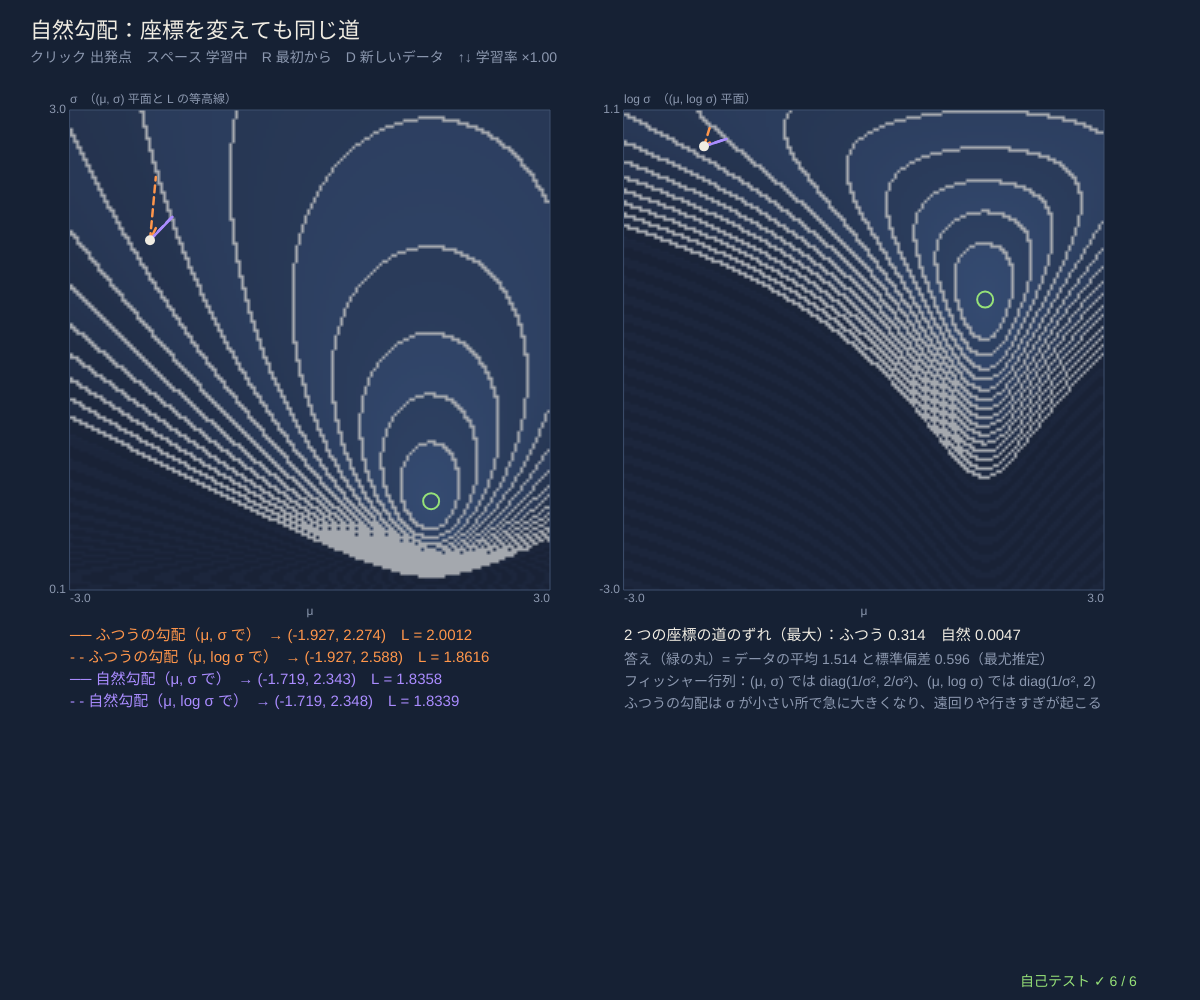
Frame 1 (no input)
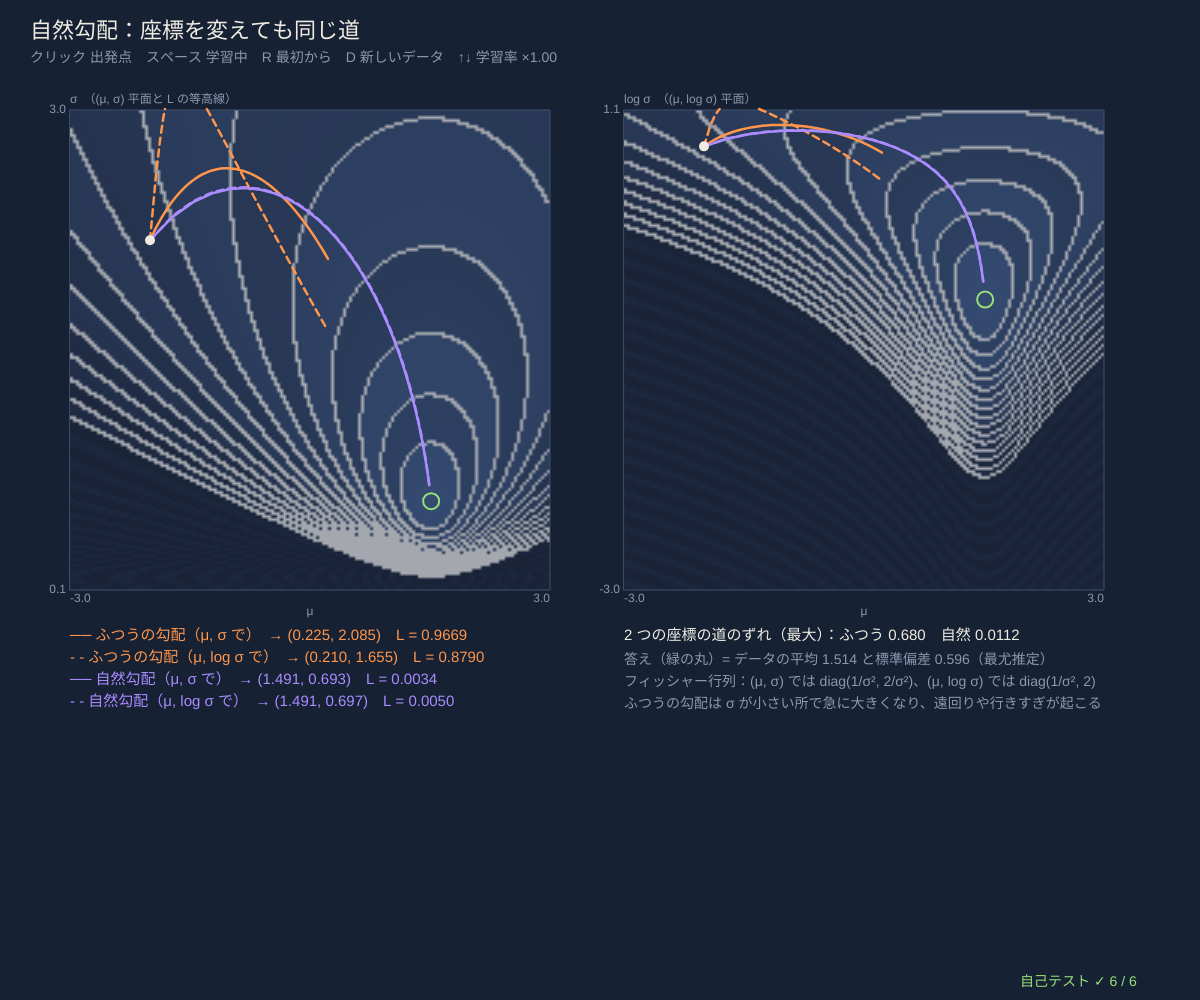
Frame 60 (no input)
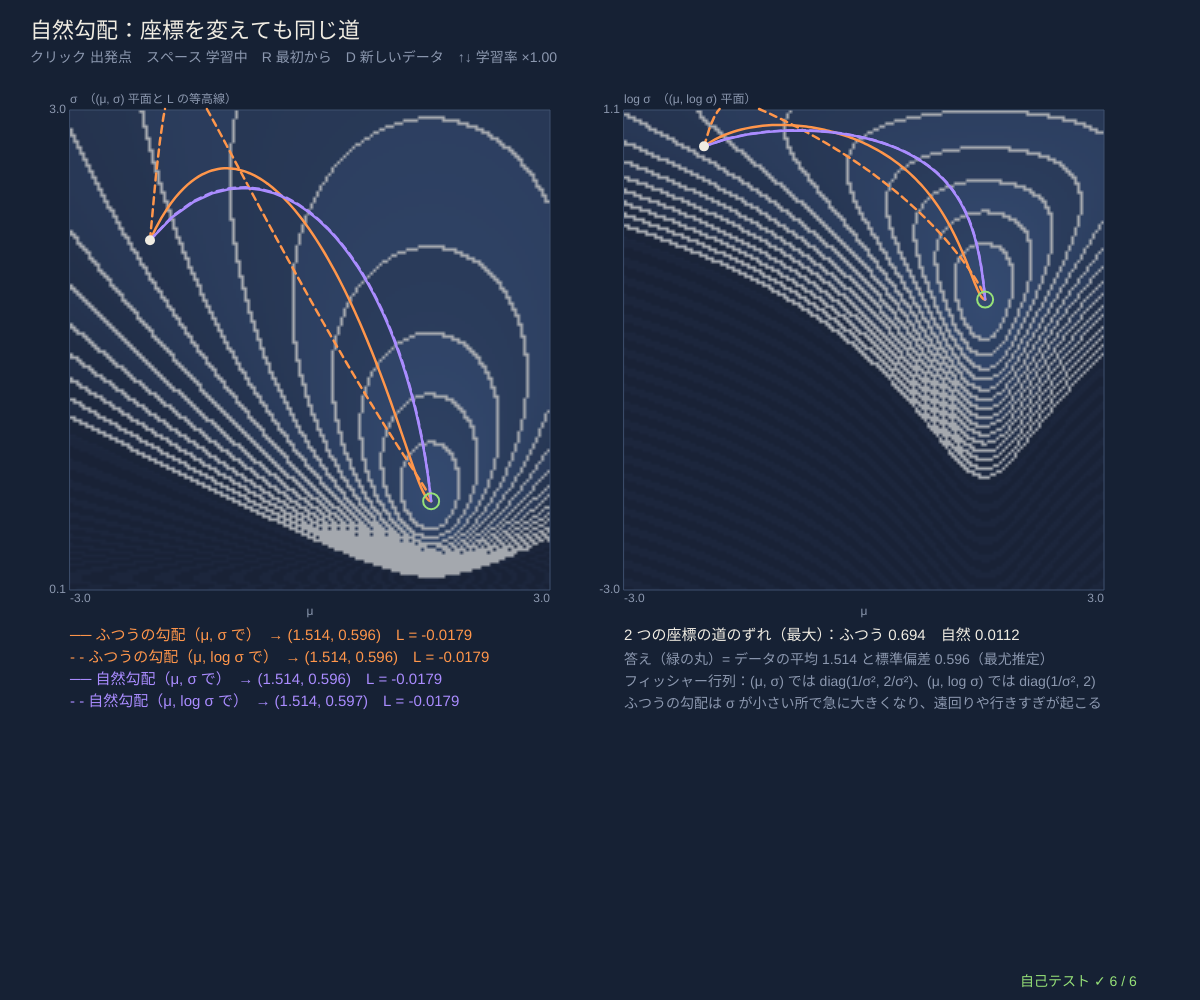
Frame 120 (the mouse pressed at the canvas centre since frame 60)

The p5.js sketch that drew these frames (run headless with seeded random() and noise() and a simulated clock; from frame 60 on, the mouse is pressed at the canvas centre):

// p5.js sketch
// ── sketch.js
// ============================================
// 08 自然勾配 ─ 正規分布 N(μ, σ) をデータに合わせる（平均の負の対数尤度 L を小さくする）学習
// ふつうの勾配降下は「どの座標で書くか」で道が変わる：(μ, σ) で下るのと (μ, log σ) で下るのとでは別の道
// 自然勾配は勾配にフィッシャー行列の逆を掛ける Δ = −η F⁻¹ ∇L（2×2 の連立方程式を解く）→ 座標を変えてもほとんど同じ道
// 分布の空間そのものの「最急降下」だから。左 = (μ, σ) 平面、右 = (μ, log σ) 平面に同じ 4 本の道（最適化の工夫はシリーズ 49）
// クリック 出発点 / スペース 学習を止める・動かす / R 最初から / D 新しいデータ / ↑↓ 学習率
// ============================================

const N_DATA = 200;                      // ★ データの数
const TRUE_MU = 1.5, TRUE_SG = 0.6;      // ★ データを作る正規分布
let lrPlain = 0.1, lrNat = 0.08, mData = 0, vData = 1, start = [-2, 2.2], paths = [], running = true, bA, bB, fieldA = null, fieldB = null, fKey = '', seedD = 5;
const KINDS = [                         // 色は描くときに決める（道具の色はファイルの下で作られるので）
  { name: 'ふつうの勾配（μ, σ で）', nat: false, dash: false },
  { name: 'ふつうの勾配（μ, log σ で）', nat: false, dash: true },
  { name: '自然勾配（μ, σ で）', nat: true, dash: false },
  { name: '自然勾配（μ, log σ で）', nat: true, dash: true },
];

function setup() { createCanvas(windowWidth, windowHeight); selfTest(); makeData(); layout(); resetPaths(); }
function windowResized() { resizeCanvas(windowWidth, windowHeight); layout(); }
function layout() {
  let w = Math.min(width * 0.4, height * 0.62);
  bA = plotBox(70, 110, w, w, -3, 3, 0.05, 3); bB = plotBox(width * 0.52, 110, w, w, -3, 3, Math.log(0.05), Math.log(3)); fKey = '';
}
function makeData() { seedRng(seedD); let xs = []; for (let k = 0; k < N_DATA; k++) xs.push(TRUE_MU + TRUE_SG * gaussRnd()); mData = xs.reduce((s, x) => s + x, 0) / N_DATA; vData = xs.reduce((s, x) => s + (x - mData) ** 2, 0) / N_DATA; fKey = ''; }
function lossOf(mu, sg) { return Math.log(sg) + ((mu - mData) ** 2 + vData) / (2 * sg * sg); }   // ★ 平均の負の対数尤度（定数を除く）
function gradA(mu, sg) { return [(mu - mData) / (sg * sg), 1 / sg - ((mu - mData) ** 2 + vData) / (sg * sg * sg)]; }   // (μ, σ) での勾配
// ★ 1 歩：kind 0,1 はふつう、2,3 は自然勾配。偶数は (μ, σ)、奇数は (μ, ℓ = log σ) の座標で計算する
function stepOf(kind, P) {
  let [mu, sg] = P, g = gradA(mu, sg);
  if (kind === 0) return [mu - lrPlain * g[0], sg - lrPlain * g[1]];
  if (kind === 1) { let gl = sg * g[1]; return [mu - lrPlain * g[0], sg * Math.exp(-lrPlain * gl)]; }   // ∂L/∂ℓ = σ ∂L/∂σ
  if (kind === 2) { let d = solveLin([[1 / (sg * sg), 0], [0, 2 / (sg * sg)]], g); return [mu - lrNat * d[0], sg - lrNat * d[1]]; }   // F = diag(1/σ², 2/σ²)
  let d = solveLin([[1 / (sg * sg), 0], [0, 2]], [g[0], sg * g[1]]); return [mu - lrNat * d[0], sg * Math.exp(-lrNat * d[1])];       // F = diag(1/σ², 2)
}
function safeStep(kind, P) { let Q = stepOf(kind, P); return [clampv(Q[0], -6, 6), clampv(Q[1], 0.05, 6)]; }
function resetPaths() { paths = KINDS.map(() => [start.slice()]); }

function draw() {
  background(...BG);
  hudTitle('自然勾配：座標を変えても同じ道', 'クリック 出発点　スペース ' + (running ? '学習中' : '止めた') + '　R 最初から　D 新しいデータ　↑↓ 学習率 ×' + fmtN(lrPlain / 0.1, 2));
  if (fKey !== mData + '/' + width) {
    fKey = mData + '/' + width; freeField(fieldA); freeField(fieldB);
    let L0 = lossOf(mData, Math.sqrt(vData));
    fieldA = gridField(bA, (u, v) => Math.log1p(Math.max(0, lossOf(u, v) - L0)), { level: 0.15, vmax: 2.5, cap: 2.3, c0: [52, 74, 112], c1: [28, 38, 60], res: 3 });
    fieldB = gridField(bB, (u, v) => Math.log1p(Math.max(0, lossOf(u, Math.exp(v)) - L0)), { level: 0.15, vmax: 2.5, cap: 2.3, c0: [52, 74, 112], c1: [28, 38, 60], res: 3 });
  }
  if (running && paths[0].length < 600) for (let k = 0; k < KINDS.length; k++) paths[k].push(safeStep(k, paths[k][paths[k].length - 1]));
  drawField(fieldA); drawField(fieldB);
  drawAxes(bA, 'μ', 'σ　（(μ, σ) 平面と L の等高線）'); drawAxes(bB, 'μ', 'log σ　（(μ, log σ) 平面）');
  KINDS.forEach((K, k) => {
    if (K.dash) drawingContext.setLineDash([7, 5]);
    let col = K.nat ? VIOLET : ORANGE;
    plotLine(bA, paths[k], col, 2.5); plotLine(bB, paths[k].map((P) => [P[0], Math.log(P[1])]), col, 2.5);
    drawingContext.setLineDash([]);
  });
  for (let [b, P] of [[bA, [mData, Math.sqrt(vData)]], [bB, [mData, Math.log(Math.sqrt(vData))]]]) { let [x, y] = toScr(b, P[0], P[1]); noFill(); stroke(...LIME); strokeWeight(2); circle(x, y, 16); }
  for (let [b, P] of [[bA, start], [bB, [start[0], Math.log(start[1])]]]) { let [x, y] = toScr(b, P[0], P[1]); noStroke(); fill(...INK); circle(x, y, 10); }
  // ---- 下：凡例と数値
  let y0 = bA.y + bA.h + 50; noStroke(); textAlign(LEFT, BASELINE); textSize(15);
  KINDS.forEach((K, k) => { let P = paths[k][paths[k].length - 1]; fill(...(K.nat ? VIOLET : ORANGE)); text((K.dash ? '- - ' : '── ') + K.name + '　→ (' + fmtN(P[0], 3) + ', ' + fmtN(P[1], 3) + ')　L = ' + fmtN(lossOf(P[0], P[1]), 4), 70, y0 + k * 22); });
  let gap = (a, b) => Math.max(...paths[a].map((P, i) => Math.hypot(P[0] - paths[b][i][0], P[1] - paths[b][i][1])));
  fill(...INK); text('2 つの座標の道のずれ（最大）：ふつう ' + fmtN(gap(0, 1), 3) + '　自然 ' + fmtN(gap(2, 3), 4), width * 0.52, y0);
  fill(...DIMC); textSize(14);
  text('答え（緑の丸）= データの平均 ' + fmtN(mData, 3) + ' と標準偏差 ' + fmtN(Math.sqrt(vData), 3) + '（最尤推定）', width * 0.52, y0 + 24);
  text('フィッシャー行列：(μ, σ) では diag(1/σ², 2/σ²)、(μ, log σ) では diag(1/σ², 2)', width * 0.52, y0 + 46);
  text('ふつうの勾配は σ が小さい所で急に大きくなり、遠回りや行きすぎが起こる', width * 0.52, y0 + 68);
  drawSelfTest(width - 180, height - 14);
}
function mousePressed() {
  for (let [b, isLog] of [[bA, false], [bB, true]]) if (inRect(mouseX, mouseY, b)) { let [u, v] = fromScr(b, mouseX, mouseY); start = [clampv(u, -3, 3), clampv(isLog ? Math.exp(v) : v, 0.08, 3)]; resetPaths(); running = true; }
}
function keyPressed() {
  if (key === ' ') running = !running;
  if (key === 'r' || key === 'R') resetPaths();
  if (key === 'd' || key === 'D') { seedD++; makeData(); resetPaths(); }
  if (key === UP_ARROW) { lrPlain = Math.min(0.4, lrPlain * 1.5); lrNat = Math.min(0.5, lrNat * 1.5); resetPaths(); }
  if (key === DOWN_ARROW) { lrPlain = Math.max(0.01, lrPlain / 1.5); lrNat = Math.max(0.01, lrNat / 1.5); resetPaths(); }
  return false;
}

// ---- 自己テスト
function selfTest() {
  selfTestResults = [];
  makeData();
  let h = 1e-6, P = [0.4, 0.9], g = gradA(P[0], P[1]), fd = [(lossOf(P[0] + h, P[1]) - lossOf(P[0] - h, P[1])) / (2 * h), (lossOf(P[0], P[1] + h) - lossOf(P[0], P[1] - h)) / (2 * h)];
  check('勾配の式 = 数値微分（誤差 1e-7）', Math.abs(g[0] - fd[0]) < 1e-7 && Math.abs(g[1] - fd[1]) < 1e-7);
  seedRng(808); let mu = 0.5, sg = 1.3, n = 60000, c = [0, 0, 0];
  for (let k = 0; k < n; k++) { let x = mu + sg * gaussRnd(), a = (x - mu) / (sg * sg), b = -1 / sg + (x - mu) ** 2 / sg ** 3; c[0] += a * a; c[1] += b * b; c[2] += a * b; }
  check('スコアの分散（6 万回）≈ フィッシャー行列 diag(1/σ², 2/σ²)（3% 以内、非対角 ≈ 0）', Math.abs((c[0] / n) * sg * sg - 1) < 0.03 && Math.abs((c[1] / n) * sg * sg / 2 - 1) < 0.03 && Math.abs(c[2] / n) < 0.03);
  let A = [[1 / (sg * sg), 0.2], [0.2, 2 / (sg * sg)]], xs = solveLin(A, [0.3, -0.7]), rr = matVec(A, xs);
  check('2×2 の連立方程式 F x = ∇L の解の残差 < 1e-14', Math.abs(rr[0] - 0.3) < 1e-14 && Math.abs(rr[1] + 0.7) < 1e-14);
  start = [-2, 2.2]; resetPaths();
  for (let s = 0; s < 400; s++) for (let k = 0; k < 4; k++) paths[k].push(safeStep(k, paths[k][paths[k].length - 1]));
  let gap = (a, b) => Math.max(...paths[a].map((Q, i) => Math.hypot(Q[0] - paths[b][i][0], Q[1] - paths[b][i][1])));
  check('自然勾配の 2 つの座標の道はほぼ同じ（ずれ ' + fmtN(gap(2, 3), 4) + ' < 0.05）', gap(2, 3) < 0.05);
  check('ふつうの勾配の 2 つの道は大きくちがう（ずれ ' + fmtN(gap(0, 1), 3) + ' > 0.3、自然勾配の 6 倍以上）', gap(0, 1) > 0.3 && gap(0, 1) > 6 * gap(2, 3));
  let e2 = paths[2][400], e3 = paths[3][400];
  check('自然勾配は 400 歩で最尤推定 (平均, 標準偏差) に着く（誤差 1e-4）', [e2, e3].every((Q) => Math.abs(Q[0] - mData) < 1e-4 && Math.abs(Q[1] - Math.sqrt(vData)) < 1e-4));
  reportSelfTest();
}

// ---------- やってみよう ----------
// 1. σ の小さい所（下のほう）から出発すると、ふつうの勾配（オレンジ）はどうなる？ 自然勾配（紫）は？
// 2. ↑ で学習率を上げると、どちらが先にこわれる？
// 3. 3 つ目の座標 (μ, 1/σ²) でもふつうの勾配と自然勾配を足してみよう。自然勾配の道はやっぱり同じ？
// 4. 自然勾配の 1 歩の大きさを KL で測ると、どこでもだいたい同じ（½ η² ∇Lᵀ F⁻¹ ∇L）。確かめよう
// 5. 深層学習の Adam（シリーズ 49）は「対角だけのフィッシャー行列」で割る自然勾配の親戚と見ることもできる

// ==================================================
// ここから下は「情報幾何の道具」（中身は読まなくても OK。消さないでね）
// ==================================================
// ---- 色と小さな道具（等高線地図の色）
const BG = [22, 33, 52];                // 背景（深いスレートブルー）
const INK = [240, 236, 226];            // 文字（紙の白）
const ORANGE = [255, 150, 75], VIOLET = [170, 140, 255], TEAL = [95, 205, 190], ROSE = [255, 110, 125], LIME = [150, 225, 120], SAND = [235, 210, 150];
const DIMC = [140, 152, 175], PANEL = [32, 46, 70], WIRE = [62, 80, 110];
const OUTC = [[255, 150, 75], [95, 205, 190], [170, 140, 255], [235, 210, 150], [255, 110, 125], [150, 225, 120], [120, 175, 255], [230, 140, 210]];   // 結果ごとの色
function clampv(v, a, b) { return v < a ? a : v > b ? b : v !== v ? a : v; }     // NaN なら a に戻す
function fmtN(v, d) { if (typeof v !== 'number' || v !== v) return '?'; if (!isFinite(v)) return v > 0 ? '∞' : '−∞'; return v.toFixed(d === undefined ? 2 : d); }
function fmtP(p, d) { return '(' + p.map((v) => fmtN(v, d === undefined ? 2 : d)).join(', ') + ')'; }
function hudTitle(t, sub) {              // 左上のタイトルと操作の説明
  noStroke(); fill(...INK); textSize(22); textAlign(LEFT, BASELINE); text(t, 30, 38);
  fill(...DIMC); textSize(14); textLeading(19); text(sub, 30, 62);
}
function inRect(x, y, r) { return x >= r.x && x <= r.x + r.w && y >= r.y && y <= r.y + r.h; }
function drawField(f) { if (f) image(f.img, f.x, f.y, f.w, f.h); }   // 等高線の地図（画像）を描く
function freeField(f) { if (f && f.img) f.img.remove(); }
// ---- 種つきの乱数（同じ種なら毎回同じ列 → 実験をくり返せる）
let rngState = 1;
function seedRng(s) { rngState = (s >>> 0) || 1; }
function rnd() {                       // 0〜1 の一様乱数（mulberry32）
  rngState = (rngState + 0x6d2b79f5) >>> 0;
  let t = rngState;
  t = Math.imul(t ^ (t >>> 15), t | 1);
  t ^= t + Math.imul(t ^ (t >>> 7), t | 61);
  return ((t ^ (t >>> 14)) >>> 0) / 4294967296;
}
function gaussRnd() { let u = 1 - rnd(), v = rnd(); return Math.sqrt(-2 * Math.log(u)) * Math.cos(2 * Math.PI * v); }   // 標準正規分布（ボックス-ミュラー法）
function rndDist(k, floor) {            // でたらめな確率分布（k 個、どれも floor 以上）
  let p = []; for (let i = 0; i < k; i++) p.push(-Math.log(1 - rnd()) + 1e-9);
  return mixFloor(normP(p), floor || 0);
}
function sampleIndex(p) { let u = rnd(), c = 0; for (let i = 0; i < p.length; i++) { c += p[i]; if (u < c) return i; } return p.length - 1; }
// ---- 情報の道具：確率分布 p = [p1, p2, ...]（合計 1）。log(0) は 0·log 0 = 0 として扱う
const TINY = 1e-300;
function normP(p) { let s = 0; for (let v of p) s += Math.max(0, v); if (!(s > 0)) return p.map(() => 1 / p.length); return p.map((v) => Math.max(0, v) / s); }
function mixFloor(p, f) { if (!f) return p; return normP(p.map((v) => Math.max(v, f))); }   // どの確率も f 以上に（0 を避ける）
function safeLog(v) { return Math.log(Math.max(v, TINY)); }
function entropyH(p) { let h = 0; for (let v of p) if (v > 0) h -= v * Math.log(v); return h; }           // エントロピー（ナット）
function divKL(p, q) {                  // KL ダイバージェンス D(p‖q)（ナット）。q が 0 で p > 0 なら ∞
  let d = 0;
  for (let i = 0; i < p.length; i++) { if (p[i] <= 0) continue; if (q[i] <= 0) return Infinity; d += p[i] * Math.log(p[i] / q[i]); }
  return Math.max(0, d);
}
function crossH(p, q) { let h = 0; for (let i = 0; i < p.length; i++) if (p[i] > 0) h -= p[i] * safeLog(q[i]); return h; }  // 交差エントロピー
function bhatta(p, q) { let s = 0; for (let i = 0; i < p.length; i++) s += Math.sqrt(Math.max(0, p[i] * q[i])); return Math.min(1, s); }
function fisherRao(p, q) { return 2 * Math.acos(clampv(bhatta(p, q), -1, 1)); }                          // フィッシャー-ラオ距離 = 球の大円の長さ
function hellingerSq(p, q) { let s = 0; for (let i = 0; i < p.length; i++) { let d = Math.sqrt(p[i]) - Math.sqrt(q[i]); s += d * d; } return s; }   // Σ(√p − √q)²
function tvDist(p, q) { let s = 0; for (let i = 0; i < p.length; i++) s += Math.abs(p[i] - q[i]); return s / 2; }
function alphaDiv(p, q, a) {            // α-ダイバージェンス（甘利の流儀）。α → −1 で D(p‖q)、α → +1 で D(q‖p)
  if (Math.abs(a + 1) < 1e-12) return divKL(p, q);
  if (Math.abs(a - 1) < 1e-12) return divKL(q, p);
  let s = 0, ea = (1 - a) / 2, eb = (1 + a) / 2;
  for (let i = 0; i < p.length; i++) s += Math.pow(Math.max(p[i], 0), ea) * Math.pow(Math.max(q[i], 0), eb);
  return Math.max(0, (4 / (1 - a * a)) * (1 - s));
}
function mixM(p, q, t) { return p.map((v, i) => (1 - t) * v + t * q[i]); }                       // m-測地線：確率をそのまま混ぜる
function mixE(p, q, t) { return normP(p.map((v, i) => Math.exp((1 - t) * safeLog(v) + t * safeLog(q[i])))); }   // e-測地線：対数で混ぜて正規化
function mixAlpha(p, q, t, a) {         // α-測地線：u^((1−α)/2) で混ぜて正規化（α = −1 は m、α = +1 は e）
  if (Math.abs(a - 1) < 1e-9) return mixE(p, q, t);
  let ex = (1 - a) / 2;
  return normP(p.map((v, i) => Math.pow((1 - t) * Math.pow(v, ex) + t * Math.pow(q[i], ex), 1 / ex)));
}
function bitsOf(nat) { return nat / Math.LN2; }
// ---- 小さな連立一次方程式 A x = b（ガウスの消去法、部分ピボット）
function solveLin(A, b) {
  let n = b.length, M = A.map((r, i) => r.slice().concat([b[i]]));
  for (let c = 0; c < n; c++) {
    let piv = c; for (let r = c + 1; r < n; r++) if (Math.abs(M[r][c]) > Math.abs(M[piv][c])) piv = r;
    [M[c], M[piv]] = [M[piv], M[c]];
    let d = Math.abs(M[c][c]) < 1e-300 ? 1e-300 : M[c][c];
    for (let r = c + 1; r < n; r++) { let f = M[r][c] / d; for (let k = c; k <= n; k++) M[r][k] -= f * M[c][k]; }
  }
  let x = new Array(n).fill(0);
  for (let r = n - 1; r >= 0; r--) { let s = M[r][n]; for (let k = r + 1; k < n; k++) s -= M[r][k] * x[k]; x[r] = s / (Math.abs(M[r][r]) < 1e-300 ? 1e-300 : M[r][r]); }
  return x;
}
function matVec(A, x) { return A.map((r) => r.reduce((s, v, j) => s + v * x[j], 0)); }
// ---- 2 次元の図の枠（データ座標 ↔ 画面）
function plotBox(x, y, w, h, x0, x1, y0, y1) { return { x, y, w, h, x0, x1, y0, y1 }; }
function toScr(b, u, v) { return [b.x + ((u - b.x0) / (b.x1 - b.x0)) * b.w, b.y + b.h - ((v - b.y0) / (b.y1 - b.y0)) * b.h]; }
function fromScr(b, sx, sy) { return [b.x0 + ((sx - b.x) / b.w) * (b.x1 - b.x0), b.y0 + ((b.y + b.h - sy) / b.h) * (b.y1 - b.y0)]; }
function drawAxes(b, xl, yl) {
  noFill(); stroke(...WIRE); strokeWeight(1); rect(b.x, b.y, b.w, b.h);
  noStroke(); fill(...DIMC); textSize(12); textAlign(CENTER, TOP); text(xl, b.x + b.w / 2, b.y + b.h + 16);
  textAlign(LEFT, TOP); text(fmtN(b.x0, 1), b.x, b.y + b.h + 3); textAlign(RIGHT, TOP); text(fmtN(b.x1, 1), b.x + b.w, b.y + b.h + 3);
  textAlign(RIGHT, CENTER); text(fmtN(b.y0, 1), b.x - 4, b.y + b.h); text(fmtN(b.y1, 1), b.x - 4, b.y); textAlign(LEFT, BOTTOM); text(yl, b.x, b.y - 4);
}
function plotLine(b, pts, col, w) {      // データ座標の点列を折れ線に（枠の外の部分は枠のふちで切る）
  if (!pts || pts.length < 2) return;
  noFill(); stroke(...col); strokeWeight(w || 2);
  let run = [], x0 = b.x - 1, x1 = b.x + b.w + 1, y0 = b.y - 1, y1 = b.y + b.h + 1;
  let flush = () => { if (run.length >= 2) { beginShape(); for (let q of run) vertex(q[0], q[1]); endShape(); } run = []; };
  let clip = (a, c) => {                 // 線分 a→c の枠の中の部分 [t0, t1]（リャン-バースキー法）。なければ null
    let t0 = 0, t1 = 1, dx = c[0] - a[0], dy = c[1] - a[1];
    for (let [p, q] of [[-dx, a[0] - x0], [dx, x1 - a[0]], [-dy, a[1] - y0], [dy, y1 - a[1]]]) {
      if (p === 0) { if (q < 0) return null; continue; }
      let r = q / p; if (p < 0) t0 = Math.max(t0, r); else t1 = Math.min(t1, r);
    }
    return t0 <= t1 ? [t0, t1] : null;
  };
  let prev = null;
  for (let p of pts) {
    let s = toScr(b, p[0], p[1]);
    if (!(s[0] === s[0] && s[1] === s[1] && isFinite(s[0]) && isFinite(s[1]))) { flush(); prev = null; continue; }
    if (prev) {
      let c = clip(prev, s);
      if (!c) flush();
      else {
        let A = [prev[0] + c[0] * (s[0] - prev[0]), prev[1] + c[0] * (s[1] - prev[1])], B = [prev[0] + c[1] * (s[0] - prev[0]), prev[1] + c[1] * (s[1] - prev[1])];
        if (c[0] > 0) { flush(); run.push(A); } else if (!run.length) run.push(A);
        run.push(B);
        if (c[1] < 1) flush();
      }
    }
    prev = s;
  }
  flush(); noStroke();                  // あとの文字にふちがつかないように
}
function gridField(b, fn, opt) {        // 長方形の上の等高線の地図（fn(u, v)）
  opt = opt || {};
  let res = opt.res || 3, gw = Math.ceil(b.w / res), gh = Math.ceil(b.h / res), g = createGraphics(gw, gh); g.pixelDensity(1); g.loadPixels();
  let vals = new Float64Array(gw * gh), lv = opt.level || 0.1, vmin = opt.vmin || 0, vmax = opt.vmax || 1, c0 = opt.c0 || [40, 60, 95], c1 = opt.c1 || ORANGE;
  for (let j = 0; j < gh; j++) for (let i = 0; i < gw; i++) { let [u, v] = fromScr(b, b.x + (i + 0.5) * res, b.y + (j + 0.5) * res); vals[j * gw + i] = fn(u, v); }
  let bandOf = (v) => Math.floor(clampv((v - vmin) / lv, -1e6, 1e6));
  for (let j = 0; j < gh; j++) for (let i = 0; i < gw; i++) {
    let k = j * gw + i, v = vals[k], o = 4 * k, band = bandOf(v), t = clampv((v - vmin) / (vmax - vmin), 0, 1), sh = band % 2 ? 0.9 : 1;
    let edge = v < (opt.cap || Infinity) && ((i + 1 < gw && bandOf(vals[k + 1]) !== band) || (j + 1 < gh && bandOf(vals[k + gw]) !== band));
    for (let c = 0; c < 3; c++) g.pixels[o + c] = edge ? 235 : (c0[c] + (c1[c] - c0[c]) * t) * sh;
    g.pixels[o + 3] = edge ? 170 : 255;
  }
  g.updatePixels();
  return { img: g, x: b.x, y: b.y, w: b.w, h: b.h };
}
// ---- 自己テストの道具
let selfTestResults = [];
function check(name, cond) { selfTestResults.push({ name, ok: !!cond }); }
function reportSelfTest() { for (let r of selfTestResults) (r.ok ? console.log : console.error)((r.ok ? '✓ ' : '✗ ') + r.name); }
function selfTestOk() { return selfTestResults.every((r) => r.ok); }
function selfTestLine() { let n = selfTestResults.filter((r) => r.ok).length; return '自己テスト ' + (n === selfTestResults.length ? '✓ ' : '✗ ') + n + ' / ' + selfTestResults.length; }
function drawSelfTest(x, y) { noStroke(); fill(...(selfTestOk() ? LIME : ROSE)); textSize(14); textAlign(LEFT, BASELINE); text(selfTestLine(), x, y); }
